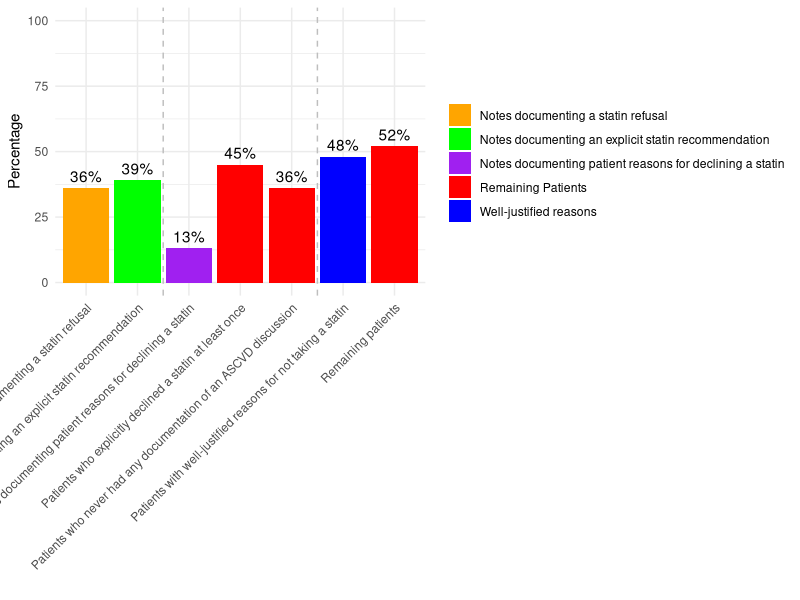

R code for this plot:



# Load the ggplot2 library
library(ggplot2)

# Create a data frame with the provided data for each section
section1_data <- data.frame(
  Category = c("Patients with well-justified reasons for not taking a statin",
               "Remaining patients"),
  Percentage = c("48%", "52%"),
  Group = c("Well-justified reasons", "Remaining Patients")
)

section2_data <- data.frame(
  Category = c("Notes documenting an explicit statin recommendation",
               "Notes documenting a statin refusal",
               "Notes documenting patient reasons for declining a statin"),
  Percentage = c("39%", "36%", "13%")
)

section3_data <- data.frame(
  Category = c("Patients who explicitly declined a statin at least once",
               "Patients who never had any documentation of an ASCVD discussion"),
  Percentage = c("45%", "36%"),
  Group = c("Remaining Patients", "Remaining Patients")
)

# Convert Percentage column to numeric
section1_data$Percentage <- as.numeric(sub("%", "", section1_data$Percentage))
section2_data$Percentage <- as.numeric(sub("%", "", section2_data$Percentage))
section3_data$Percentage <- as.numeric(sub("%", "", section3_data$Percentage))

# Create the bar plot
ggplot() +
  # Section 3
  geom_bar(data = section3_data, aes(x = Category, y = Percentage, fill = Group), position = position_dodge(width = 0.9), stat = "identity") +
  geom_text(data = section3_data, aes(x = Category, y = Percentage, label = paste0(Percentage, "%")), position = position_dodge(width = 0.9), vjust = -0.5) +
  # Section 2
  geom_bar(data = section2_data, aes(x = Category, y = Percentage, fill = Category), position = position_dodge(width = 0.9), stat = "identity") +
  geom_text(data = section2_data, aes(x = Category, y = Percentage, label = paste0(Percentage, "%")), position = position_dodge(width = 0.9), vjust = -0.5) +
  # Section 1
  geom_bar(data = section1_data, aes(x = Category, y = Percentage, fill = Group), position = position_dodge(width = 0.9), stat = "identity") +
  geom_text(data = section1_data, aes(x = Category, y = Percentage, label = paste0(Percentage, "%")), position = position_dodge(width = 0.9), vjust = -0.5) +
  # Vertical lines separating sections
  geom_vline(xintercept = c(2.5, 5.5), linetype = "dashed", color = "grey") +
  # Plot customization
  coord_cartesian(ylim = c(0, 100)) +
  labs(x = "", y = "Percentage", fill = "") +
  scale_fill_manual(values = c("Well-justified reasons" = "blue", "Remaining Patients" = "red", "Notes documenting an explicit statin recommendation" = "green", "Notes documenting a statin refusal" = "orange", "Notes documenting patient reasons for declining a statin" = "purple")) +
  theme_minimal() +
  theme(axis.text.x = element_text(angle = 45, hjust = 1))




